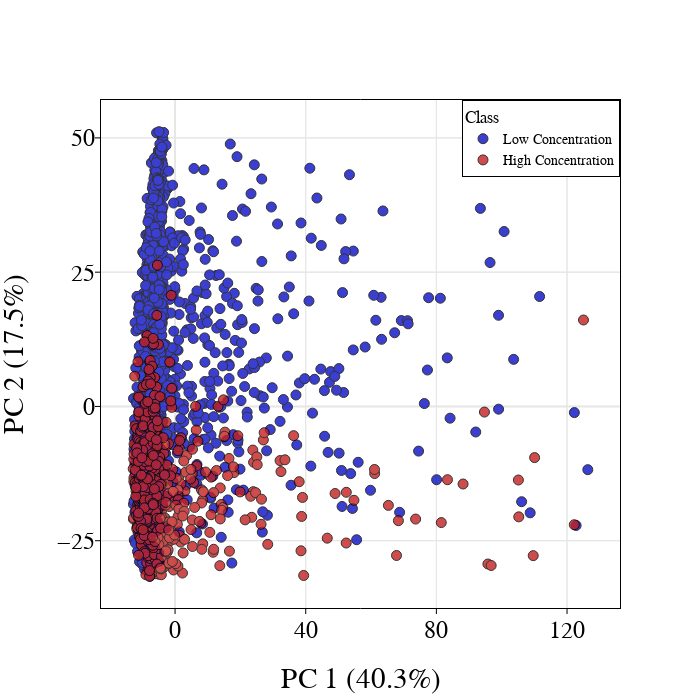

Notebook code for this chart:
### Markdown cell above
## Embeddings by Class

### Code cell
color_map = {
    'low_conc': '#0a0fc6',
    'high_conc': '#c22020'
}
label_map = {
    'low_conc': 'Low Concentration',
    'high_conc': 'High Concentration'
}
plot_pca_embeddings(
    binary_embeddings_combined,
    label_col="class",
    color_map=color_map,
    label_map=label_map,
    ticks={
        "xaxis": {
            "vals": [0, 40, 80, 120],
            "dtick": 40
        },
        "yaxis": {
            "vals": [-25, 0, 25, 50],
            "dtick": 25
        }
    },
    renderer="jupyterlab"
)

### Figure 1 — Plotly figure (JSON) as saved in the notebook; plotly's stock layout.template omitted (floating-point values rounded to 4 significant figures; data arrays with more than 128 entries replaced by an {"elided": "..."} marker saying what was removed)
{"data": [{"marker": {"color": "#0a0fc6", "line": {"color": "black", "width": 1}, "size": 10}, "mode": "markers", "name": "Low Concentration", "opacity": 0.8, "type": "scatter", "x": {"elided": "1868 float values"}, "y": {"elided": "1868 float values"}}, {"marker": {"color": "#c22020", "line": {"color": "black", "width": 1}, "size": 10}, "mode": "markers", "name": "High Concentration", "opacity": 0.8, "type": "scatter", "x": {"elided": "753 float values"}, "y": {"elided": "753 float values"}}], "layout": {"font": {"color": "black", "family": "Arial, sans-serif", "size": 24}, "height": 700, "legend": {"bordercolor": "black", "borderwidth": 1, "font": {"color": "black", "family": "Arial, sans-serif", "size": 14}, "title": {"text": "Class"}, "x": 1, "xanchor": "right", "y": 1, "yanchor": "top"}, "plot_bgcolor": "white", "width": 700, "xaxis": {"autorange": true, "gridcolor": "#E6E6E6", "gridwidth": 1, "linecolor": "black", "linewidth": 1, "minor": {"dtick": 40, "gridcolor": "#E6E6E6", "gridwidth": 1, "tick0": 0, "tickcolor": "black", "ticklen": 5, "tickmode": "linear"}, "mirror": true, "range": [-22.69, 136.2], "showline": true, "showticklabels": true, "tickmode": "array", "tickvals": [0, 40, 80, 120], "title": {"standoff": 25, "text": "PC 1 (40.3%)"}, "type": "linear", "zerolinecolor": "#E6E6E6"}, "yaxis": {"autorange": true, "gridcolor": "#E6E6E6", "gridwidth": 1, "linecolor": "black", "linewidth": 1, "minor": {"dtick": 25, "gridcolor": "#E6E6E6", "gridwidth": 1, "tick0": 0, "tickcolor": "black", "ticklen": 5, "tickmode": "linear"}, "mirror": true, "range": [-37.52, 57.06], "showline": true, "showticklabels": true, "tickmode": "array", "tickvals": [-25, 0, 25, 50], "title": {"standoff": 25, "text": "PC 2 (17.5%)"}, "type": "linear", "zerolinecolor": "#E6E6E6"}}}
